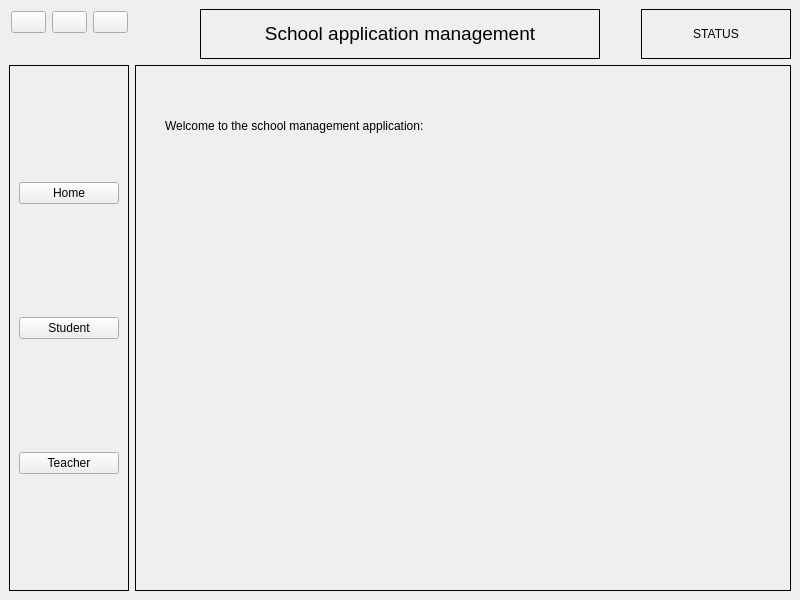
<?xml version="1.0" encoding="UTF-8"?>
<ui version="4.0">
 <class>MainWindow</class>
 <widget class="QMainWindow" name="MainWindow">
  <property name="geometry">
   <rect>
    <x>0</x>
    <y>0</y>
    <width>800</width>
    <height>600</height>
   </rect>
  </property>
  <property name="minimumSize">
   <size>
    <width>800</width>
    <height>600</height>
   </size>
  </property>
  <property name="windowTitle">
   <string>MainWindow</string>
  </property>
  <widget class="QWidget" name="centralwidget">
   <layout class="QVBoxLayout" name="verticalLayout">
    <item>
     <widget class="QFrame" name="frame_4">
      <property name="minimumSize">
       <size>
        <width>0</width>
        <height>50</height>
       </size>
      </property>
      <property name="maximumSize">
       <size>
        <width>16777215</width>
        <height>50</height>
       </size>
      </property>
      <property name="frameShape">
       <enum>QFrame::NoFrame</enum>
      </property>
      <property name="frameShadow">
       <enum>QFrame::Plain</enum>
      </property>
      <layout class="QHBoxLayout" name="horizontalLayout_2">
       <property name="spacing">
        <number>12</number>
       </property>
       <property name="leftMargin">
        <number>0</number>
       </property>
       <property name="topMargin">
        <number>0</number>
       </property>
       <property name="rightMargin">
        <number>0</number>
       </property>
       <property name="bottomMargin">
        <number>0</number>
       </property>
       <item alignment="Qt::AlignLeft|Qt::AlignTop">
        <widget class="QFrame" name="frame_5">
         <property name="frameShape">
          <enum>QFrame::NoFrame</enum>
         </property>
         <property name="frameShadow">
          <enum>QFrame::Raised</enum>
         </property>
         <layout class="QHBoxLayout" name="horizontalLayout_3">
          <property name="leftMargin">
           <number>2</number>
          </property>
          <property name="topMargin">
           <number>2</number>
          </property>
          <property name="rightMargin">
           <number>0</number>
          </property>
          <property name="bottomMargin">
           <number>0</number>
          </property>
          <item>
           <widget class="QPushButton" name="close_btn">
            <property name="maximumSize">
             <size>
              <width>35</width>
              <height>16777215</height>
             </size>
            </property>
            <property name="text">
             <string/>
            </property>
            <property name="icon">
             <iconset resource="resources.qrc">
              <normaloff>:/icons/x.svg</normaloff>:/icons/x.svg</iconset>
            </property>
           </widget>
          </item>
          <item>
           <widget class="QPushButton" name="minimize_btn">
            <property name="maximumSize">
             <size>
              <width>35</width>
              <height>16777215</height>
             </size>
            </property>
            <property name="text">
             <string/>
            </property>
            <property name="icon">
             <iconset resource="resources.qrc">
              <normaloff>:/icons/minimize-2.svg</normaloff>:/icons/minimize-2.svg</iconset>
            </property>
           </widget>
          </item>
          <item>
           <widget class="QPushButton" name="resizebtn">
            <property name="maximumSize">
             <size>
              <width>35</width>
              <height>16777215</height>
             </size>
            </property>
            <property name="text">
             <string/>
            </property>
            <property name="icon">
             <iconset resource="resources.qrc">
              <normaloff>:/icons/maximize-2.svg</normaloff>:/icons/maximize-2.svg</iconset>
            </property>
           </widget>
          </item>
         </layout>
        </widget>
       </item>
       <item>
        <widget class="QFrame" name="frame_6">
         <property name="minimumSize">
          <size>
           <width>400</width>
           <height>50</height>
          </size>
         </property>
         <property name="frameShape">
          <enum>QFrame::NoFrame</enum>
         </property>
         <property name="frameShadow">
          <enum>QFrame::Raised</enum>
         </property>
         <layout class="QVBoxLayout" name="verticalLayout_5">
          <property name="spacing">
           <number>0</number>
          </property>
          <property name="leftMargin">
           <number>0</number>
          </property>
          <property name="topMargin">
           <number>0</number>
          </property>
          <property name="rightMargin">
           <number>0</number>
          </property>
          <property name="bottomMargin">
           <number>0</number>
          </property>
          <item>
           <widget class="QLabel" name="label_2">
            <property name="minimumSize">
             <size>
              <width>300</width>
              <height>0</height>
             </size>
            </property>
            <property name="frameShape">
             <enum>QFrame::Box</enum>
            </property>
            <property name="text">
             <string>&lt;html&gt;&lt;head/&gt;&lt;body&gt;&lt;p&gt;&lt;span style=&quot; font-size:14pt;&quot;&gt;School application management&lt;/span&gt;&lt;/p&gt;&lt;/body&gt;&lt;/html&gt;</string>
            </property>
            <property name="alignment">
             <set>Qt::AlignCenter</set>
            </property>
           </widget>
          </item>
         </layout>
        </widget>
       </item>
       <item alignment="Qt::AlignRight">
        <widget class="QFrame" name="frame_7">
         <property name="minimumSize">
          <size>
           <width>150</width>
           <height>0</height>
          </size>
         </property>
         <property name="maximumSize">
          <size>
           <width>60</width>
           <height>16777215</height>
          </size>
         </property>
         <property name="frameShape">
          <enum>QFrame::NoFrame</enum>
         </property>
         <property name="frameShadow">
          <enum>QFrame::Raised</enum>
         </property>
         <layout class="QVBoxLayout" name="verticalLayout_4">
          <property name="spacing">
           <number>0</number>
          </property>
          <property name="leftMargin">
           <number>0</number>
          </property>
          <property name="topMargin">
           <number>0</number>
          </property>
          <property name="rightMargin">
           <number>0</number>
          </property>
          <property name="bottomMargin">
           <number>0</number>
          </property>
          <item>
           <widget class="QLabel" name="label_4">
            <property name="frameShape">
             <enum>QFrame::Box</enum>
            </property>
            <property name="text">
             <string>STATUS</string>
            </property>
            <property name="alignment">
             <set>Qt::AlignCenter</set>
            </property>
           </widget>
          </item>
         </layout>
        </widget>
       </item>
      </layout>
     </widget>
    </item>
    <item>
     <widget class="QFrame" name="frame">
      <property name="frameShape">
       <enum>QFrame::NoFrame</enum>
      </property>
      <property name="frameShadow">
       <enum>QFrame::Raised</enum>
      </property>
      <layout class="QHBoxLayout" name="horizontalLayout">
       <property name="leftMargin">
        <number>0</number>
       </property>
       <property name="topMargin">
        <number>0</number>
       </property>
       <property name="rightMargin">
        <number>0</number>
       </property>
       <property name="bottomMargin">
        <number>0</number>
       </property>
       <item>
        <widget class="QFrame" name="frame_2">
         <property name="minimumSize">
          <size>
           <width>120</width>
           <height>0</height>
          </size>
         </property>
         <property name="maximumSize">
          <size>
           <width>120</width>
           <height>16777215</height>
          </size>
         </property>
         <property name="frameShape">
          <enum>QFrame::Box</enum>
         </property>
         <property name="frameShadow">
          <enum>QFrame::Plain</enum>
         </property>
         <layout class="QVBoxLayout" name="verticalLayout_3">
          <item>
           <widget class="QPushButton" name="home_btn">
            <property name="text">
             <string>Home</string>
            </property>
           </widget>
          </item>
          <item>
           <widget class="QPushButton" name="student_btn">
            <property name="text">
             <string>Student</string>
            </property>
           </widget>
          </item>
          <item>
           <widget class="QPushButton" name="teacher_btn">
            <property name="text">
             <string>Teacher</string>
            </property>
           </widget>
          </item>
         </layout>
        </widget>
       </item>
       <item>
        <widget class="QFrame" name="frame_3">
         <property name="frameShape">
          <enum>QFrame::Box</enum>
         </property>
         <property name="frameShadow">
          <enum>QFrame::Plain</enum>
         </property>
         <layout class="QVBoxLayout" name="verticalLayout_2">
          <item>
           <widget class="QStackedWidget" name="stackedWidget">
            <property name="currentIndex">
             <number>0</number>
            </property>
            <widget class="QWidget" name="p1">
             <widget class="QLabel" name="label">
              <property name="geometry">
               <rect>
                <x>20</x>
                <y>10</y>
                <width>401</width>
                <height>81</height>
               </rect>
              </property>
              <property name="text">
               <string>Welcome to the school management application:</string>
              </property>
             </widget>
            </widget>
            <widget class="QWidget" name="p3">
             <widget class="QLabel" name="label_3">
              <property name="geometry">
               <rect>
                <x>30</x>
                <y>10</y>
                <width>171</width>
                <height>61</height>
               </rect>
              </property>
              <property name="text">
               <string>This is the teacher module </string>
              </property>
             </widget>
             <widget class="QLabel" name="label_5">
              <property name="geometry">
               <rect>
                <x>80</x>
                <y>100</y>
                <width>301</width>
                <height>61</height>
               </rect>
              </property>
              <property name="text">
               <string>Sorry, We are now out of business ;)</string>
              </property>
             </widget>
             <widget class="QLabel" name="label_6">
              <property name="geometry">
               <rect>
                <x>80</x>
                <y>160</y>
                <width>111</width>
                <height>61</height>
               </rect>
              </property>
              <property name="text">
               <string>Try later </string>
              </property>
             </widget>
             <widget class="QTableWidget" name="tableWidget">
              <property name="geometry">
               <rect>
                <x>10</x>
                <y>200</y>
                <width>611</width>
                <height>311</height>
               </rect>
              </property>
             </widget>
            </widget>
           </widget>
          </item>
         </layout>
        </widget>
       </item>
      </layout>
     </widget>
    </item>
   </layout>
  </widget>
 </widget>
 <resources>
  <include location="resources.qrc"/>
 </resources>
 <connections/>
</ui>
